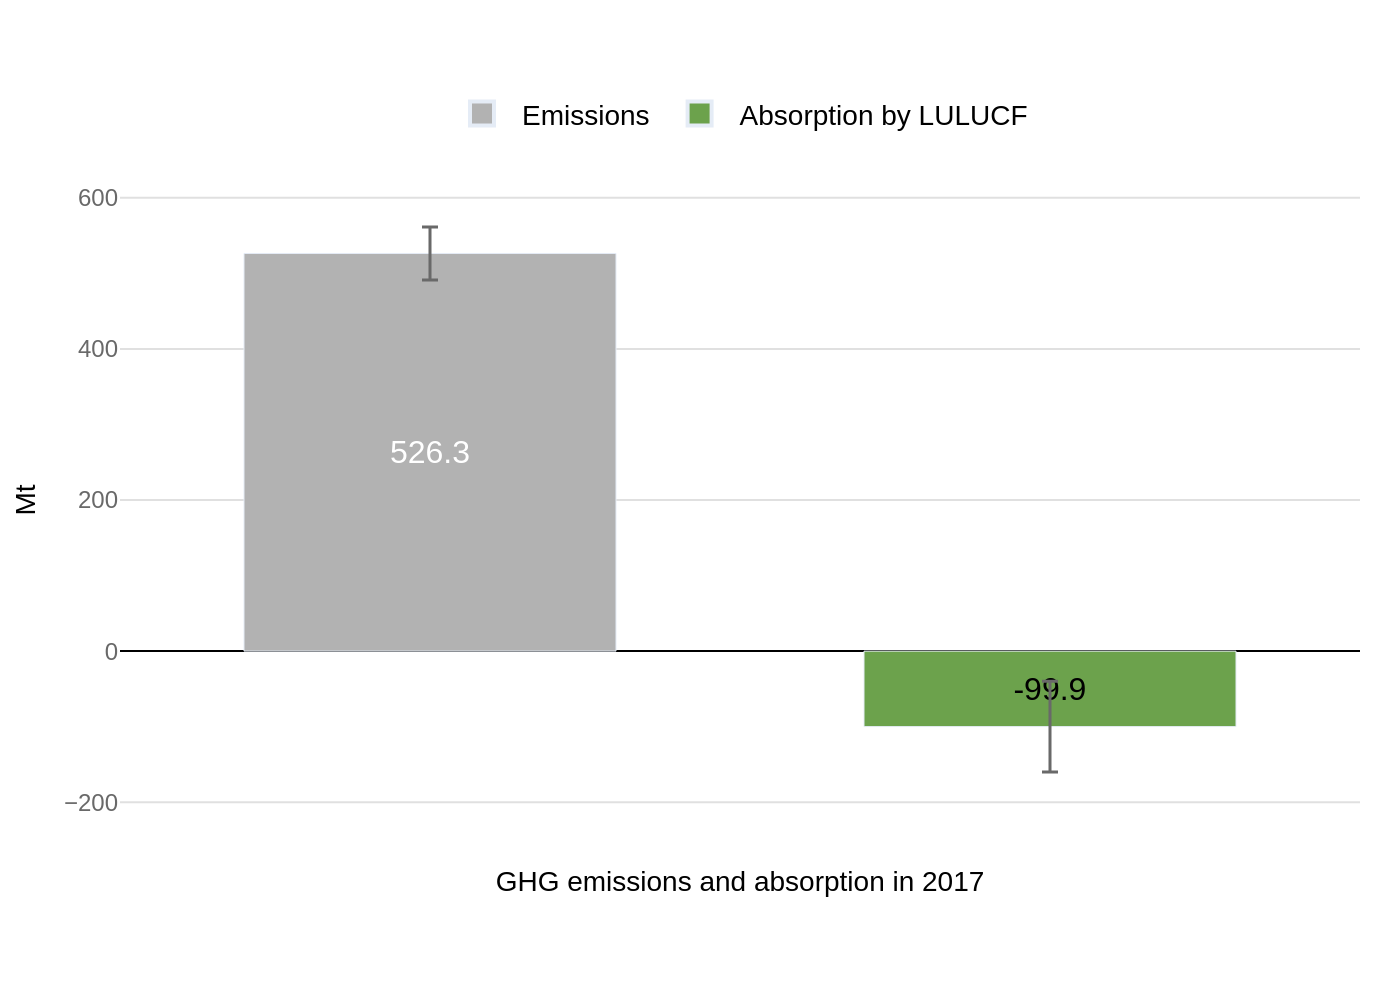

Source code (Python):
import sys
import json
import pathlib
import plotly.graph_objects as go

# Check if a file path is provided
if len(sys.argv) < 2:
    print(f"Usage: python {sys.argv[0]} <path_to_json_file>")
    sys.exit(1)

# Get the JSON file path from the command-line argument
json_file_path = pathlib.Path(sys.argv[1])

# Check if the JSON file exists
if not json_file_path.is_file():
    print(f"Error: File not found at {json_file_path}")
    sys.exit(1)

# Read the JSON data
with open(json_file_path, 'r', encoding='utf-8') as f:
    chart_data_json = json.load(f)

# Extract data from the JSON object
chart_data = chart_data_json['chart_data']
texts = chart_data_json['texts']
colors = chart_data_json['colors']

# Initialize the figure
fig = go.Figure()

# Add a bar trace for each category
for i, item in enumerate(chart_data):
    fig.add_trace(go.Bar(
        x=[item['category']],
        y=[item['value']],
        name=item['category'],
        marker_color=colors[i],
        error_y=dict(
            type='data',
            array=[item['error']],
            visible=True,
            color='dimgray',
            thickness=1.5
        ),
        text=[item['value']],
        textposition='inside',
        textfont=dict(
            family="Arial",
            size=16,
            color='white' if item['value'] > 0 else 'black'
        ),
        insidetextanchor='middle',
        width=0.6
    ))

# Update layout for a clean and accurate representation
fig.update_layout(
    font=dict(family="Arial", size=12, color="dimgray"),
    plot_bgcolor='white',
    showlegend=True,
    legend=dict(
        orientation="h",
        yanchor="bottom",
        y=1.02,
        xanchor="center",
        x=0.5,
        traceorder='normal',
        itemsizing='constant',
        font=dict(size=14, color='black')
    ),
    xaxis=dict(
        title_text=texts['x_axis_title'],
        title_font=dict(size=14, color='black'),
        showticklabels=False,
        zeroline=False,
        showline=False,
        title_standoff=15
    ),
    yaxis=dict(
        title_text=texts['y_axis_title'],
        title_font=dict(size=14, color='black'),
        range=[-250, 650],
        tickmode='array',
        tickvals=[-200, 0, 200, 400, 600],
        gridcolor='#e0e0e0',
        zeroline=True,
        zerolinecolor='black',
        zerolinewidth=1,
        title_standoff=10
    ),
    margin=dict(l=60, r=20, t=80, b=80),
    barmode='group'
)

# Define the output filename based on the input JSON filename
output_filename = json_file_path.with_suffix('.png')

# Save the figure as a high-resolution PNG image
fig.write_image(str(output_filename), scale=2)

print(f"Chart saved to {output_filename}")
